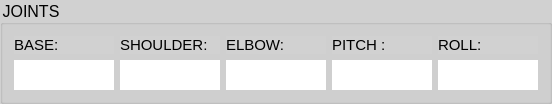
       <widget class="QGroupBox" name="joints">
        <property name="font">
         <font>
          <pointsize>12</pointsize>
         </font>
        </property>
        <property name="styleSheet">
         <string notr="true">border-color: rgb(0, 0, 0);
background-color: rgb(209, 209, 209);</string>
        </property>
        <property name="title">
         <string>JOINTS</string>
        </property>
        <layout class="QGridLayout" name="gridLayout_2">
         <item row="0" column="0">
          <widget class="QLabel" name="label_26">
           <property name="font">
            <font>
             <pointsize>11</pointsize>
             <italic>false</italic>
            </font>
           </property>
           <property name="text">
            <string>BASE:</string>
           </property>
          </widget>
         </item>
         <item row="0" column="1">
          <widget class="QLabel" name="label_27">
           <property name="font">
            <font>
             <pointsize>11</pointsize>
             <italic>false</italic>
            </font>
           </property>
           <property name="text">
            <string>SHOULDER:</string>
           </property>
          </widget>
         </item>
         <item row="0" column="2">
          <widget class="QLabel" name="label_28">
           <property name="font">
            <font>
             <pointsize>11</pointsize>
             <italic>false</italic>
            </font>
           </property>
           <property name="text">
            <string>ELBOW:</string>
           </property>
          </widget>
         </item>
         <item row="0" column="3">
          <widget class="QLabel" name="label_29">
           <property name="font">
            <font>
             <pointsize>11</pointsize>
             <italic>false</italic>
            </font>
           </property>
           <property name="text">
            <string>PITCH :</string>
           </property>
          </widget>
         </item>
         <item row="0" column="4">
          <widget class="QLabel" name="label_30">
           <property name="font">
            <font>
             <pointsize>11</pointsize>
             <italic>false</italic>
            </font>
           </property>
           <property name="text">
            <string>ROLL:</string>
           </property>
          </widget>
         </item>
         <item row="1" column="0">
          <widget class="QLabel" name="joint_base">
           <property name="minimumSize">
            <size>
             <width>100</width>
             <height>30</height>
            </size>
           </property>
           <property name="maximumSize">
            <size>
             <width>150</width>
             <height>30</height>
            </size>
           </property>
           <property name="styleSheet">
            <string notr="true">background-color: rgb(255, 255, 255);</string>
           </property>
           <property name="text">
            <string/>
           </property>
           <property name="scaledContents">
            <bool>true</bool>
           </property>
          </widget>
         </item>
         <item row="1" column="1">
          <widget class="QLabel" name="joint_shoulder">
           <property name="minimumSize">
            <size>
             <width>100</width>
             <height>30</height>
            </size>
           </property>
           <property name="maximumSize">
            <size>
             <width>150</width>
             <height>30</height>
            </size>
           </property>
           <property name="styleSheet">
            <string notr="true">background-color: rgb(255, 255, 255);</string>
           </property>
           <property name="text">
            <string/>
           </property>
           <property name="scaledContents">
            <bool>true</bool>
           </property>
          </widget>
         </item>
         <item row="1" column="2">
          <widget class="QLabel" name="joint_elbow">
           <property name="minimumSize">
            <size>
             <width>100</width>
             <height>30</height>
            </size>
           </property>
           <property name="maximumSize">
            <size>
             <width>150</width>
             <height>30</height>
            </size>
           </property>
           <property name="styleSheet">
            <string notr="true">background-color: rgb(255, 255, 255);</string>
           </property>
           <property name="text">
            <string/>
           </property>
           <property name="scaledContents">
            <bool>true</bool>
           </property>
          </widget>
         </item>
         <item row="1" column="3">
          <widget class="QLabel" name="joint_pitch">
           <property name="minimumSize">
            <size>
             <width>100</width>
             <height>30</height>
            </size>
           </property>
           <property name="maximumSize">
            <size>
             <width>150</width>
             <height>30</height>
            </size>
           </property>
           <property name="styleSheet">
            <string notr="true">background-color: rgb(255, 255, 255);</string>
           </property>
           <property name="text">
            <string/>
           </property>
           <property name="scaledContents">
            <bool>true</bool>
           </property>
          </widget>
         </item>
         <item row="1" column="4">
          <widget class="QLabel" name="joint_roll">
           <property name="minimumSize">
            <size>
             <width>100</width>
             <height>30</height>
            </size>
           </property>
           <property name="maximumSize">
            <size>
             <width>150</width>
             <height>30</height>
            </size>
           </property>
           <property name="styleSheet">
            <string notr="true">background-color: rgb(255, 255, 255);</string>
           </property>
           <property name="text">
            <string/>
           </property>
           <property name="scaledContents">
            <bool>true</bool>
           </property>
          </widget>
         </item>
        </layout>
       </widget>
